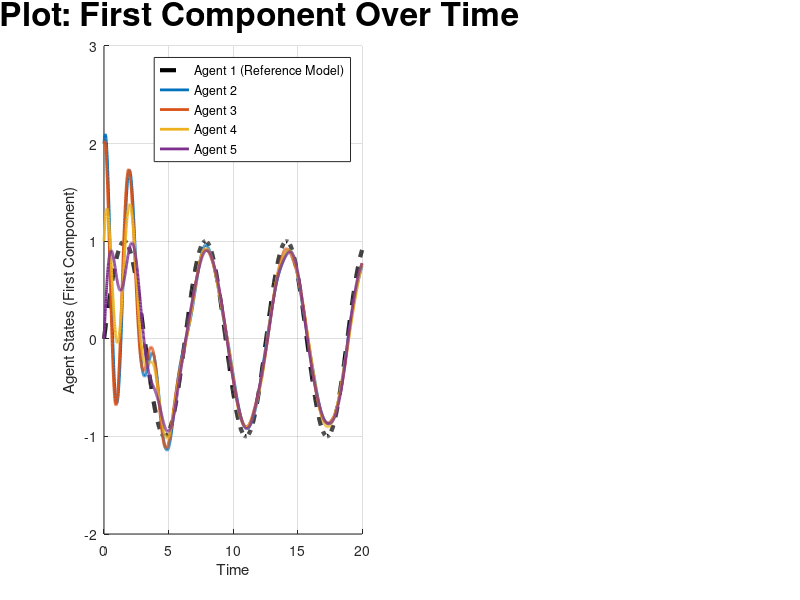

MATLAB code for this plot: (Note: this script raises an error after producing the figure.)
% MATLAB script for consensus protocol with noise and adaptive bias estimation
clc; clear;

% Parameters
num_agents = 5;                     % Number of agents (Agent 1 is the leader + 4 followers)
time_step = 0.01;                    % Time step for simulation
total_time = 20;                     % Total simulation time
num_steps = total_time / time_step;  % Number of simulation steps

% System matrices
A = [0 1; -2 -1];                    % Dynamics matrix for each agent
B = [0; 1];                          % Input matrix for each agent
C = [1 0];                           % Output matrix (observing the first state only)

% LQR cost matrices (you can tune Q and R for desired performance)
Q = eye(2);                          % State-cost matrix
R = 0.01;                            % Input-cost matrix

% Adjacency matrix representing connectivity between agents (including leader as Agent 1)
A_adj = [0 1 1 0 0;                  
         1 0 1 1 0;
         1 1 0 1 1;
         0 1 1 0 1;
         0 0 1 1 0];

% Degree matrix and Laplacian matrix
D = diag(sum(A_adj, 2));
L = D - A_adj;

% Compute the eigenvalues of the Laplacian matrix
lambda = eig(L);

% Calculate individual LQR gain matrices for each follower based on Laplacian eigenvalues
K_array = zeros(num_agents - 1, 2);  % LQR gains for each follower (row per agent)
for i = 2:num_agents                 % Skip lambda_1 = 0 (as it corresponds to the consensus mode)
    lambda_i = sqrt(lambda(i));
    K_array(i-1, :) = lqr(A, lambda_i * B, Q, R); % Compute LQR gain for each follower
end

% Adaptive gain for bias estimation
gamma = 10;  % Adaptation rate for unknown bias compensation

% Initialize bias estimates for each neighbor of each follower
bias_estimates = zeros(num_agents - 1, num_agents - 1, 2);  % Each bias estimate is a 2D vector

% Store the history of states and errors for plotting
x_history = zeros(num_agents, 2, num_steps);
error_history = zeros(num_agents - 1, num_steps); % Error between followers and the leader
noise_history = zeros(num_agents - 1, num_steps); % Noise added to each follower

% Initial states
x_ref = [sin(0); cos(0)];            % Initial state of the reference model for Agent 1
x_followers = repmat(x_ref', num_agents - 1, 1) + [2, 1; 2, 0; 1, 2; 0, 2]; % Perturbed initial states for followers

% Initialize history
x_history(1, :, 1) = x_ref';         % Initial state of Agent 1
x_history(2:end, :, 1) = x_followers; % Initial states of followers

% Standard deviation for Gaussian noise
noise_std = 0.1;

% Consensus protocol update loop with noise and adaptive bias compensation
for k = 2:num_steps
    % Update Agent 1 (reference model) with a predefined sinusoidal trajectory
    t = (k - 1) * time_step;
    x_ref = [sin(t); cos(t)];  % Agent 1 follows this trajectory directly
    
    % Calculate the output of Agent 1
    y_ref = C * x_ref;
    
    % Calculate noisy outputs for each follower agent
    y_followers = x_followers * C';  % Compute output y = C * x for followers only
    noise = noise_std * randn(size(y_followers));  % Gaussian noise for each follower measurement
    y_followers_noisy = y_followers + noise;      % Add noise to the followers' measurements
    
    % Store noise data for plotting
    noise_history(:, k) = noise(:, 1);

    % Initialize control input for followers
    u = zeros(num_agents - 1, 1);
    
    % Calculate control inputs for each follower agent with noise and adaptive bias estimation
    for i = 1:num_agents - 1
        % Extract the LQR gain for the current follower
        K_i = K_array(i, :);
        
        % Reference tracking term (make follower i track Agent 1's state)
        ref_tracking = K_i(1) * (y_ref - y_followers_noisy(i));
        
        % Consensus term with bias compensation
        consensus_term = 0;
        for j = 1:num_agents - 1
            if L(i+1, j+1) == 1  % Only consider neighbors
                % Update bias estimates adaptively
                bias_estimates(i, j, :) = bias_estimates(i, j, :) + ...
                    gamma * ((y_followers_noisy(j) - y_followers_noisy(i)) - bias_estimates(i, j, :)) * time_step;
                
                % Consensus term with adaptive bias compensation
                consensus_term = consensus_term + K_i(2) * ((y_followers_noisy(j) - y_followers_noisy(i)) - bias_estimates(i, j, :));
            end
        end
        
        % Control input combining reference tracking and consensus
        u(i) = ref_tracking + consensus_term;
    end
    
    % Update each follower's state based on system dynamics
    x_dot_followers = (A * x_followers')' + (B * u')';  % Matrix operations to match dimensions
    x_followers = x_followers + time_step * x_dot_followers;  % Update follower states
    
    % Store the states and errors for plotting
    x_history(1, :, k) = x_ref';       % Update Agent 1's state (leader)
    x_history(2:end, :, k) = x_followers;  % Update follower states
    error_history(:, k) = vecnorm(x_followers - x_ref', 2, 2);  % Error between each follower and the leader
end

% Plot results
time = linspace(0, total_time, num_steps);

% Plot the first component of each agent's state over time
figure;
subplot(1, 2, 1);
hold on;
plot(time, squeeze(x_history(1, 1, :)), 'k--', 'LineWidth', 3, 'DisplayName', 'Agent 1 (Reference Model)');
colors = lines(num_agents - 1);  % Use distinct colors for followers
for i = 2:num_agents
    plot(time, squeeze(x_history(i, 1, :)), 'LineWidth', 2, 'Color', colors(i-1, :), ...
         'DisplayName', sprintf('Agent %d', i));
end
title('2D Plot: First Component Over Time','FontSize',24);
xlabel('Time');
ylabel('Agent States (First Component)');
legend;
grid on;
ax = gca; % Get the current axis
ax.FontSize = 18; % Increase font size of tick labels
ax.XColor = [0.1, 0.1, 0.1]; % Darken X-axis tick labels
ax.YColor = [0.1, 0.1, 0.1]; % Darken Y-axis tick labels
ax.LineWidth = 1.5; % Increase axis line width for better clarity
% 3D Plot: System Trajectories (First Component, Second Component, Time)
subplot(1, 2, 2);
hold on;
plot3(squeeze(x_history(1, 1, :)), squeeze(x_history(1, 2, :)), time, 'k--', 'LineWidth', 3, 'DisplayName', 'Agent 1 (Reference Model)');
for i = 2:num_agents
    plot3(squeeze(x_history(i, 1, :)), squeeze(x_history(i, 2, :)), time, 'LineWidth', 2, 'Color', colors(i-1, :), ...
          'DisplayName', sprintf('Agent %d', i));
end
title('3D Plot: System Trajectories','FontSize',24);
xlabel('First Component');
ylabel('Second Component');
zlabel('Time');
legend;
grid on;
view(45, 30);  % Adjust view angle for better visualization
ax = gca; % Get the current axis
ax.FontSize = 18; % Increase font size of tick labels
ax.XColor = [0.1, 0.1, 0.1]; % Darken X-axis tick labels
ax.YColor = [0.1, 0.1, 0.1]; % Darken Y-axis tick labels
ax.LineWidth = 1.5; % Increase axis line width for better clarity
% Plot error between each follower and the leader
figure;
subplot(1, 2, 1);
hold on;
for i = 1:num_agents - 1
    plot(time, error_history(i, :), 'LineWidth', 2, 'Color', colors(i, :), ...
         'DisplayName', sprintf('Error: Agent %d to Leader', i + 1));
end
title('Error between Followers and Leader over Time','FontSize',24);
xlabel('Time');
ylabel('Error Magnitude');
legend;
grid on;
ax = gca; % Get the current axis
ax.FontSize = 18; % Increase font size of tick labels
ax.XColor = [0.1, 0.1, 0.1]; % Darken X-axis tick labels
ax.YColor = [0.1, 0.1, 0.1]; % Darken Y-axis tick labels
ax.LineWidth = 1.5; % Increase axis line width for better clarity
% Plot noise added to each follower over time
subplot(1, 2, 2);
hold on;
for i = 1:num_agents - 1
    plot(time, noise_history(i, :), 'LineWidth', 1.5, 'Color', colors(i, :), ...
         'DisplayName', sprintf('Noise for Agent %d', i + 1));
end
title('Noise Effect on Followers over Time','FontSize',24);
xlabel('Time');
ylabel('Noise Magnitude');
legend;
grid on;
% Customize axis tick labels for clarity
ax = gca; % Get the current axis
ax.FontSize = 18; % Increase font size of tick labels
ax.XColor = [0.1, 0.1, 0.1]; % Darken X-axis tick labels
ax.YColor = [0.1, 0.1, 0.1]; % Darken Y-axis tick labels
ax.LineWidth = 1.5; % Increase axis line width for better clarity